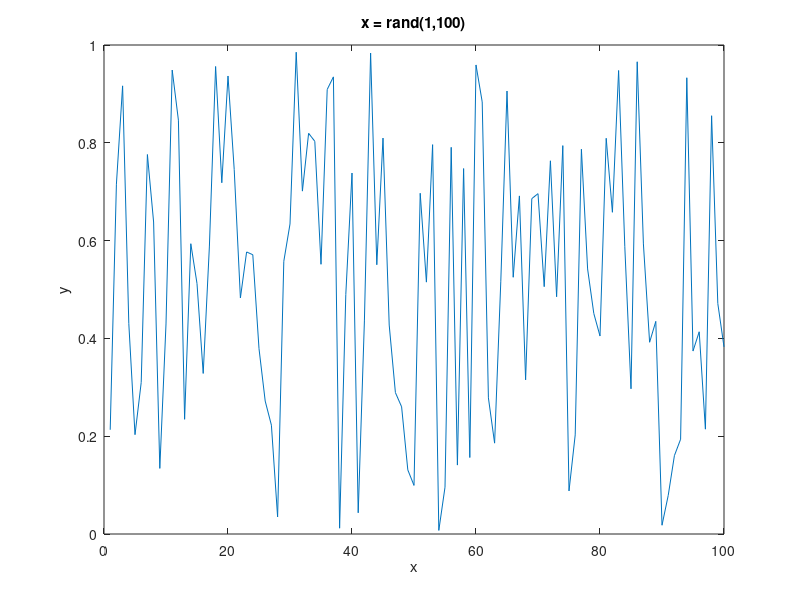

MATLAB code to generate this figure: (Note: this script raises an error after producing the figure.)
close all;
x = rand(1,100);
figure();
plot(x);
xlabel('x')
ylabel('y')
title('x = rand(1,100)')
print -dpng ../report/plot1b1.png;
figure();
plot(circorr(x,x));
xlabel('Delay')
ylabel('Circular correlation')
title('Circular correlation of x and x')
print -dpng ../report/plot1b2.png;

# 1c second part
y = rotate(x,50);
figure();
plot(circorr(x,y))
xlabel('Delay')
ylabel('Circular correlation')
title('Circular correlation of x = rand(1,100) and y = circorr(x, 50)')
print -dpng ../report/plot1c.png;